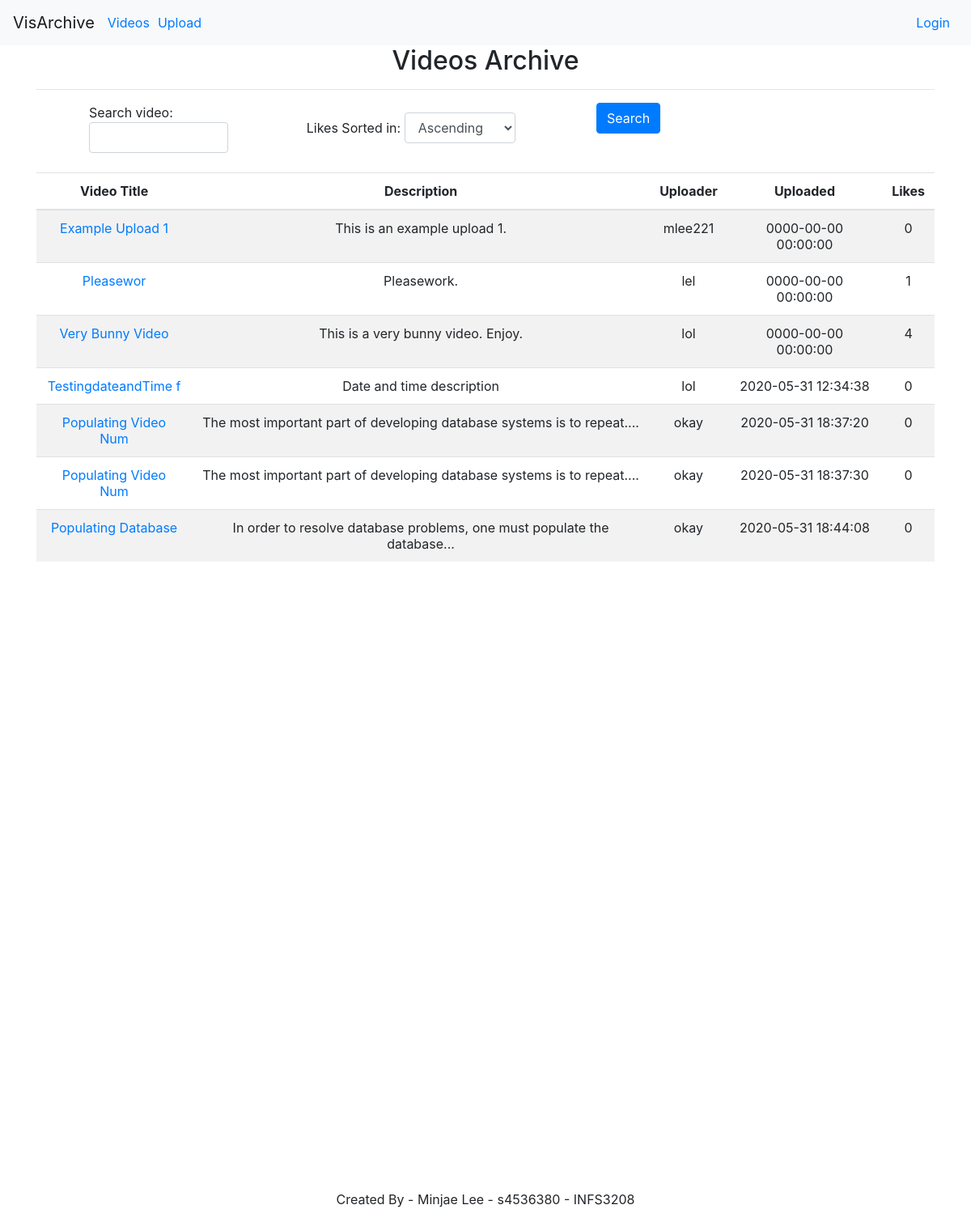
Screenshot of /app/codeigniter/ with the database file from the repository.
### tables this page shows
CREATE TABLE `videos` (
  `VID` int(11) NOT NULL,
  `description` varchar(100) NOT NULL,
  `UID` int(11) NOT NULL,
  `title` varchar(20) NOT NULL,
  `filename` varchar(50) NOT NULL,
  `uploaded_dateTime` datetime NOT NULL,
  `likes` int(11) NOT NULL DEFAULT 0
);

CREATE TABLE `accounts` (
  `ID` int(11) NOT NULL,
  `Email` varchar(50) NOT NULL,
  `username` varchar(50) NOT NULL,
  `password` varchar(11) NOT NULL
);

### app/codeigniter/application/controllers/Videos.php (called while the page is built, shortened)
<?php
class Videos extends CI_Controller {
    public function __construct() {
        $this->load->model('videos_model');
        $this->load->model('comments_model');
        $this->load->model('user_model');
        $this->load->model('ratings_model');
        $this->load->helper('url_helper');
        $this->load->helper('form');
	}
	public function index() {
        $data['videos'] = $this->videos_model->get_video();
        $data['title'] = 'Videos Archive';
        $this->load->view('templates/header', $data);
        $data = array("keyword"=>null, "sort_by"=>null, "search_video"=>null);
        $sort_by = $this->input->get('sort_by');
        $this->load->view('videos/index', $data);
	    $this->load->view('templates/footer');
    }
}

### app/codeigniter/index.php (called while the page is built, shortened)
<?php
require_once BASEPATH.'core/CodeIgniter.php';

### app/codeigniter/application/models/Videos_model.php (called while the page is built, shortened)
<?php
class Videos_model extends CI_Model {
    public function get_video($ID = FALSE) {
        if ($ID === FALSE) {
            $query = $this->db->get('videos');
            return $query->result_array();
        }
        $query = $this->db->get_where('videos',array('VID' => $ID));
        return $query->row_array();
    }
}

### app/codeigniter/application/models/User_model.php (called while the page is built, shortened)
<?php if ( ! defined('BASEPATH')) exit('No direct script access allowed');
	class User_model extends CI_Model{
		public function get_userByID($ID){
			$query = $this->db->get_where('accounts', array('ID' => $ID));
			return $query->row_array();
		}
	}

### app/codeigniter/application/views/videos/index.php (the view, shortened to what this page needs)
<html>
    <head>
        <link rel="stylesheet" href="https://maxcdn.bootstrapcdn.com/bootstrap/4.3.1/css/bootstrap.min.css">
    </head>
    <body>
        <div class="container">
            <?php echo form_open('/videos', array('method'=>'get'))?>
            <h2 class="text-center"><?php echo $title; ?></h2>
            <hr>
                <div class="row">
                    <div class="col-3 form-inline">
                        <label for="video_name"> Search video:&nbsp;</label>
                        <input size="10" id="video_name" type="text" class="form-control" name="keyword" value="<?php if(isset($keyword)) echo $keyword ?>">
                    </div>
                    <div class="col-4 form-inline">
                        <div class="form-group">
                            <label for="like_sort">Likes Sorted in:&nbsp;</label>
                            <select name="sort_by" id="like_sort" class="form-control" >
                                <option <?php echo $sort_by ?> value="asc">Ascending</option>
                            </select>
                        </div>
                    </div>
                    <div class="col-1">
                        <button type="submit"  class="btn btn-primary" >Search</button>
                    </div>
                </div>
                <br>
            <table class="table table-striped text-center">
                <thead>
                    <tr>
                        <th>Video Title</th>
                        <th> Description</th>
                        <th> Uploader</th>
                        <th> Uploaded</th>
                        <th> Likes</th>
                    </tr>
                </thead>
                <tbody>
                    <?php foreach ($videos as $video_item){
                        $title = $video_item['title'];
                        $description = $video_item['description'];
                        $UID = $video_item['UID'];
                        $VID = $video_item['VID'];
                        $data['uploader'] = $this->user_model->get_userByID($UID);
                        $username = $data['uploader']['username'];
                        $dateTime = $video_item['uploaded_dateTime'];
                        $Likes = $video_item['likes'];
                        echo "
                            <tr>
                                <td>
                                    <a href=\"$VID\">
                                        $title
                                    </a>
                                </td>
                                <td>$description</td>
                                <td>$username</td>
                                <td>$dateTime</td>
                                <td>$Likes</td>
                            </tr>
                        ";
                    }?>
                </tbody>
            </table>
        </div>
    </body>
</html>

### app/codeigniter/application/views/templates/header.php (shortened to what this page needs)
<html>
    <head>
        <link rel="stylesheet" href="https://maxcdn.bootstrapcdn.com/bootstrap/4.3.1/css/bootstrap.min.css">
    </head>
    <body>
        <nav class="navbar navbar-expand-lg navbar-light bg-light">
            <a class="navbar-brand" href="<?php echo base_url(); ?>videos">VisArchive <?php $this->session->userdata('username')?></a>
            <div class="collapse navbar-collapse" id="navbarSupportedContent">
                <ul class="navbar-nav mr-auto">
                    <li class="nav-item">
                        <a href="<?php echo base_url(); ?>videos">Videos </a>
                    </li>
                    <li class="nav-item">
                        <a href="<?php echo base_url(); ?>upload">Upload </a>
                    </li>
                </ul>
                    <?php if(!$this->session->userdata('logged_in')) : ?>
                        <li class="nav-item">
                            <a href="<?php echo base_url(); ?>Authen/login"> Login </a>
                        </li>
                    <?php endif; ?>
            </div>
        </nav>
    </body>
</html>

### app/codeigniter/application/views/templates/footer.php (shortened to what this page needs)
<html>
    <head>
    </head>
    <body>
        <div id="page-container">
            <div id="content-wrap">
                <footer class="text-center"> Created By - Minjae Lee - s4536380 - INFS3208</footer>
            </div>
        </div>
    </body>
</html>

### app/codeigniter/application/views/templates/header.php (style rules this page uses)
.nav-item { list-style: none; margin-right: 10px; }

### app/codeigniter/application/views/videos/index.php (style rules this page uses)
.row { margin-left: 50px; }

### app/codeigniter/application/views/templates/footer.php (style rules this page uses)
#page-container { position: relative; min-height:100vh; }
footer { position: absolute; bottom:0; width: 100%; height:2.5rem; }
#content-wrap { padding-bottom: 2.5rem; }

### rows the page displays
videos: title "Example Upload 1", description "This is an example upload 1.", accounts.username "mlee221", uploaded_dateTime "0000-00-00 00:00:00", likes "0"
videos: title "Pleasewor", description "Pleasework.", accounts.username "lel", uploaded_dateTime "0000-00-00 00:00:00", likes "1"
videos: title "Very Bunny Video", description "This is a very bunny video. Enjoy.", accounts.username "lol", uploaded_dateTime "0000-00-00 00:00:00", likes "4"
videos: title "TestingdateandTime f", description "Date and time description", accounts.username "lol", uploaded_dateTime "2020-05-31 12:34:38", likes "0"
videos: title "Populating Video Num", description "The most important part of developing database systems is to repeat....", accounts.username "okay", uploaded_dateTime "2020-05-31 18:37:20", likes "0"
videos: title "Populating Video Num", description "The most important part of developing database systems is to repeat....", accounts.username "okay", uploaded_dateTime "2020-05-31 18:37:30", likes "0"
videos: title "Populating Database", description "In order to resolve database problems, one must populate the database...", accounts.username "okay", uploaded_dateTime "2020-05-31 18:44:08", likes "0"

### other values shown
$title "Videos Archive"
